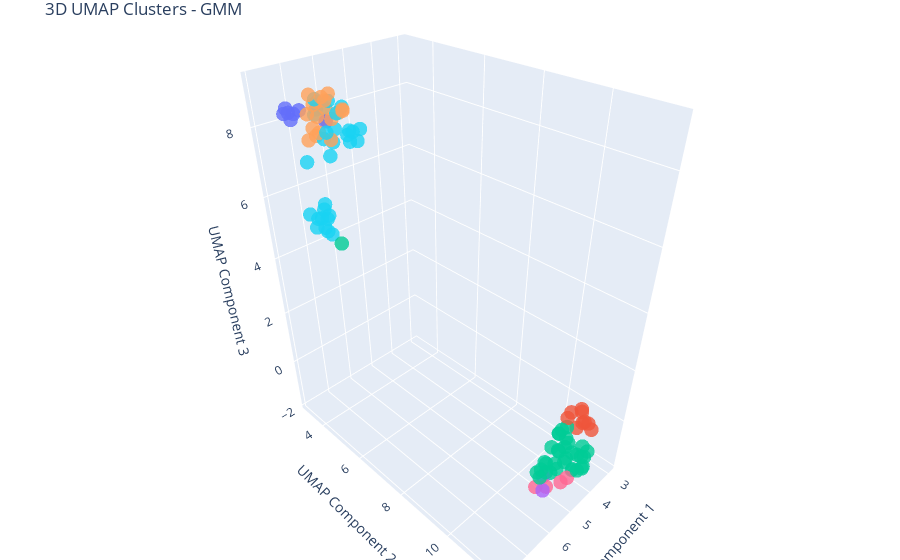

The notebook cell saved with this chart:
### Code cell
from sklearn import mixture

gmm = mixture.GaussianMixture(n_components=7)
cluster_labels = gmm.fit_predict(df_pca)

visualise_clusters_umap_3d(umap_3d, cluster_labels, "GMM")

### Figure 1 — Plotly figure (JSON) as saved in the notebook; plotly's stock layout.template omitted (floating-point values rounded to 4 significant figures)
{"data": [{"hoverinfo": "text", "marker": {"color": ["#19D3F3", "#19D3F3", "#00CC96", "#EF553B", "#EF553B", "#19D3F3", "#00CC96", "#00CC96", "#00CC96", "#19D3F3", "#FFA15A", "#FFA15A", "#19D3F3", "#FFA15A", "#FFA15A", "#19D3F3", "#636EFA", "#FFA15A", "#636EFA", "#00CC96", "#EF553B", "#FFA15A", "#00CC96", "#00CC96", "#00CC96", "#FFA15A", "#636EFA", "#19D3F3", "#00CC96", "#EF553B", "#EF553B", "#19D3F3", "#FFA15A", "#19D3F3", "#FFA15A", "#00CC96", "#19D3F3", "#00CC96", "#636EFA", "#EF553B", "#FFA15A", "#19D3F3", "#19D3F3", "#19D3F3", "#EF553B", "#FFA15A", "#636EFA", "#FFA15A", "#00CC96", "#FFA15A", "#00CC96", "#19D3F3", "#00CC96", "#AB63FA", "#19D3F3", "#19D3F3", "#00CC96", "#19D3F3", "#EF553B", "#00CC96", "#19D3F3", "#FFA15A", "#19D3F3", "#19D3F3", "#19D3F3", "#FF6692", "#FFA15A", "#00CC96", "#FF6692", "#19D3F3", "#FF6692", "#19D3F3", "#00CC96", "#19D3F3", "#EF553B", "#19D3F3", "#00CC96", "#FFA15A", "#00CC96", "#FFA15A", "#FFA15A", "#19D3F3", "#00CC96", "#00CC96", "#00CC96", "#00CC96", "#00CC96", "#FFA15A", "#00CC96", "#636EFA", "#00CC96", "#00CC96", "#19D3F3", "#AB63FA", "#00CC96", "#00CC96", "#19D3F3", "#00CC96", "#FF6692", "#00CC96", "#19D3F3", "#00CC96", "#636EFA", "#19D3F3"], "opacity": 0.8, "size": 5}, "mode": "markers", "text": ["Cluster 5", "Cluster 5", "Cluster 2", "Cluster 1", "Cluster 1", "Cluster 5", "Cluster 2", "Cluster 2", "Cluster 2", "Cluster 5", "Cluster 4", "Cluster 4", "Cluster 5", "Cluster 4", "Cluster 4", "Cluster 5", "Cluster 0", "Cluster 4", "Cluster 0", "Cluster 2", "Cluster 1", "Cluster 4", "Cluster 2", "Cluster 2", "Cluster 2", "Cluster 4", "Cluster 0", "Cluster 5", "Cluster 2", "Cluster 1", "Cluster 1", "Cluster 5", "Cluster 4", "Cluster 5", "Cluster 4", "Cluster 2", "Cluster 5", "Cluster 2", "Cluster 0", "Cluster 1", "Cluster 4", "Cluster 5", "Cluster 5", "Cluster 5", "Cluster 1", "Cluster 4", "Cluster 0", "Cluster 4", "Cluster 2", "Cluster 4", "Cluster 2", "Cluster 5", "Cluster 2", "Cluster 3", "Cluster 5", "Cluster 5", "Cluster 2", "Cluster 5", "Cluster 1", "Cluster 2", "Cluster 5", "Cluster 4", "Cluster 5", "Cluster 5", "Cluster 5", "Cluster 6", "Cluster 4", "Cluster 2", "Cluster 6", "Cluster 5", "Cluster 6", "Cluster 5", "Cluster 2", "Cluster 5", "Cluster 1", "Cluster 5", "Cluster 2", "Cluster 4", "Cluster 2", "Cluster 4", "Cluster 4", "Cluster 5", "Cluster 2", "Cluster 2", "Cluster 2", "Cluster 2", "Cluster 2", "Cluster 4", "Cluster 2", "Cluster 0", "Cluster 2", "Cluster 2", "Cluster 5", "Cluster 3", "Cluster 2", "Cluster 2", "Cluster 5", "Cluster 2", "Cluster 6", "Cluster 2", "Cluster 5", "Cluster 2", "Cluster 0", "Cluster 5"], "type": "scatter3d", "x": [6.734, 6.868, 4.683, 2.999, 3.401, 6.531, 4.109, 3.868, 3.592, 7.535, 6.91, 7.8, 6.622, 7.814, 7.494, 6.684, 6.92, 7.206, 6.517, 4.239, 3.536, 7.416, 3.318, 3.786, 4.325, 7.408, 6.992, 6.656, 3.85, 3.304, 3.292, 6.498, 6.817, 6.507, 6.857, 4.249, 6.238, 4.582, 7.266, 3.567, 7.534, 6.707, 7.626, 7.701, 3.204, 7.965, 7.446, 7.367, 3.781, 7.217, 4.078, 7.93, 4.07, 5.122, 7.953, 7.867, 4.803, 6.085, 3.168, 3.946, 7.824, 7.581, 6.299, 6.145, 6.179, 4.867, 6.812, 4.597, 5.367, 6.063, 5.513, 7.807, 3.415, 7.019, 2.877, 6.067, 4.807, 6.316, 3.388, 6.937, 7.084, 7.671, 3.86, 4.228, 4.694, 4.232, 4.571, 7.809, 7.766, 7.256, 5.219, 3.962, 7.517, 5.323, 5.286, 4.308, 6.521, 4.109, 4.312, 4.007, 7.69, 4.293, 7.416, 7.814], "y": [3.777, 3.884, 10.93, 10.72, 11.35, 4.24, 10.77, 11.41, 10.94, 5.029, 4.453, 5.194, 3.941, 5.326, 4.846, 3.917, 3.254, 4.92, 3.841, 10.78, 10.92, 4.907, 10.47, 11.36, 10.52, 5.428, 3.073, 4.286, 10.54, 11.16, 10.43, 4.016, 4.892, 4.741, 4.58, 11.04, 3.967, 11.6, 3.361, 11.11, 4.602, 3.72, 4.98, 4.757, 10.98, 5.215, 3.583, 4.502, 11.54, 4.534, 11.3, 4.959, 10.94, 10.97, 4.801, 5.408, 11.2, 4.734, 10.46, 10.65, 5.237, 5.574, 4.541, 4.091, 4.53, 11.43, 5.065, 10.72, 11.27, 4.216, 11.01, 5.496, 10.36, 4.627, 10.63, 4.557, 10.67, 4.364, 10.64, 4.513, 4.609, 5.153, 10.87, 11.7, 10.7, 11.71, 11.32, 5.453, 5.808, 3.153, 10.81, 10.6, 4.876, 11.15, 10.97, 10.62, 3.82, 11.63, 11.3, 11.43, 4.917, 11.5, 3.304, 4.825], "z": [8.383, 8.301, -1.541, -0.3183, -0.3312, 7.92, -1.18, -1.096, -1.527, 6.062, 8.324, 8.537, 8.429, 8.39, 8.94, 7.602, 8.274, 8.811, 8.016, -1.636, -0.4685, 8.999, -0.9364, -0.7499, -1.773, 8.718, 8.151, 7.609, -0.7803, -0.2762, -0.588, 8.603, 8.589, 7.89, 9.003, -0.6675, 8.203, -0.8941, 8.127, -0.08704, 8.658, 8.627, 6.251, 5.927, -0.4174, 8.291, 8.417, 9.07, -0.8266, 8.5, -1.617, 7.649, -0.4988, -1.296, 6.164, 5.876, -1.041, 7.937, -0.4088, -1.365, 5.898, 8.297, 7.599, 8.382, 7.834, -1.369, 8.678, -1.774, -1.27, 7.751, -1.388, 5.796, -1.076, 7.436, -0.3544, 7.556, -1.518, 8.419, -1.482, 8.832, 8.976, 6.064, -1.792, -0.5723, -1.253, -0.9749, -0.6675, 8.499, 5.637, 8.379, -1.168, -0.6354, 6.326, -1.594, -1.196, -0.9579, 7.71, -1.237, -1.776, -1.592, 5.997, -0.5836, 8.31, 5.735]}], "layout": {"margin": {"b": 0, "l": 0, "r": 0, "t": 30}, "scene": {"xaxis": {"title": {"text": "UMAP Component 1"}}, "yaxis": {"title": {"text": "UMAP Component 2"}}, "zaxis": {"title": {"text": "UMAP Component 3"}}}, "title": {"text": "3D UMAP Clusters - GMM"}}}
